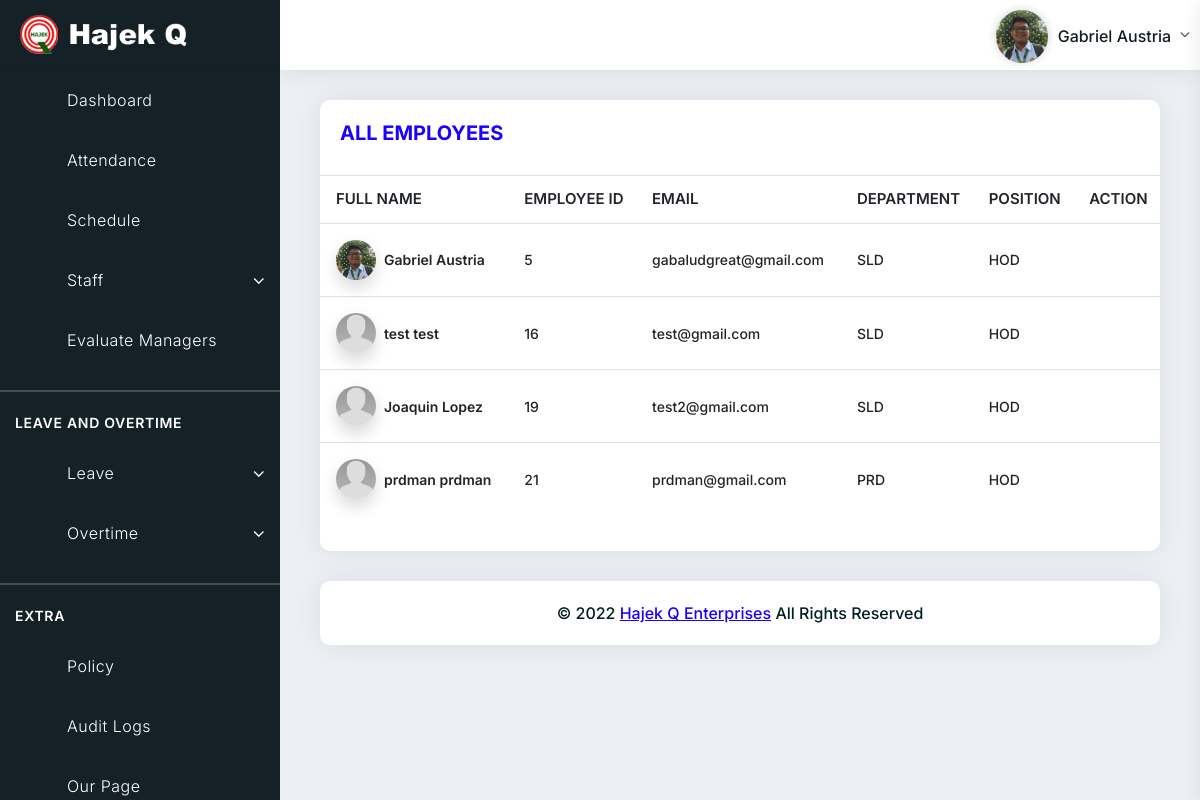
/admin/evaluation.php (signed in), run on the app's committed database.
### tables this page shows
CREATE TABLE `tblemployees` (
  `emp_id` int(11) NOT NULL,
  `qr_id` varchar(15) NOT NULL,
  `FirstName` varchar(150) NOT NULL,
  `LastName` varchar(150) NOT NULL,
  `EmailId` varchar(200) NOT NULL,
  `Password` varchar(180) NOT NULL,
  `Gender` varchar(100) NOT NULL,
  `Dob` varchar(100) NOT NULL,
  `Department` varchar(255) NOT NULL,
  `Address` varchar(255) NOT NULL,
  `Av_leave` varchar(150) NOT NULL,
  `Av_overtime` varchar(150) NOT NULL,
  `Phonenumber` char(11) NOT NULL,
  `Status` int(1) NOT NULL,
  `RegDate` timestamp NOT NULL DEFAULT current_timestamp(),
  `role` varchar(30) NOT NULL,
  `location` varchar(200) NOT NULL
);

### includes/session.php (called while the page is built, shortened)
<?php
$session_id=$_SESSION['alogin'];
?>

### admin/evaluation.php (the view, shortened to what this page needs)
<?php include('includes/header.php')?>
<?php include('../includes/session.php')?>
<body>
	<?php include('includes/navbar.php')?>
	<?php include('includes/left_sidebar.php')?>
	<div class="main-container">
		<div class="pd-ltr-20">
			<div class="card-box mb-30">
				<div class="pd-20">
						<h2 class="text-blue h4">ALL EMPLOYEES</h2>
					</div>
				<div class="pb-20">
					<table class="data-table table stripe hover nowrap">
						<thead>
							<tr>
								<th class="table-plus">FULL NAME</th>
								<th>EMPLOYEE ID</th>
								<th>EMAIL</th>
								<th>DEPARTMENT</th>
								<th>POSITION</th>
								<th class="datatable-nosort">ACTION</th>
							</tr>
						</thead>
						<tbody>
							<tr>
								 <?php
		                         $teacher_query = mysqli_query($conn,"select * from tblemployees LEFT JOIN tbldepartments ON tblemployees.Department = tbldepartments.DepartmentShortName where role = 'HOD' ORDER BY tblemployees.emp_id") or die(mysqli_error());
		                         while ($row = mysqli_fetch_array($teacher_query)) {
		                             ?>
								<td class="table-plus">
									<div class="name-avatar d-flex align-items-center">
										<div class="avatar mr-2 flex-shrink-0">
											<img src="<?php echo (!empty($row['location'])) ? '../uploads/'.$row['location'] : '../uploads/NO-IMAGE-AVAILABLE.jpg'; ?>" class="border-radius-100 shadow" width="40" height="40" alt="">
										</div>
										<div class="txt">
											<div class="weight-600"><?php echo $row['FirstName'] . " " . $row['LastName']; ?></div>
										</div>
									</div>
								</td>
								<td><?php echo $row['emp_id']; ?></td>
								<td><?php echo $row['EmailId']; ?></td>
	                            <td><?php echo $row['Department']; ?></td>
								<td><?php echo $row['role']; ?></td>
								<td>
									<div class="dropdown">
										<a class="btn btn-link font-24 p-0 line-height-1 no-arrow dropdown-toggle" href="#" role="button" data-toggle="dropdown">
											<i class="dw dw-more"></i>
										</a>
									</div>
								</td>
							</tr>
							<?php } ?>
						</tbody>
					</table>
			   </div>
			</div>
			<?php include('includes/footer.php'); ?>
		</div>
	</div>
</body>
</html>

### admin/includes/navbar.php (shortened to what this page needs)
<div class="header">
		<div class="header-left">
		</div>
		<div class="header-right">
			<div class="dashboard-setting user-notification">
				<div class="dropdown">
					<a class="dropdown-toggle no-arrow" href="javascript:;" data-toggle="right-sidebar">
						<i class="dw dw-settings2"></i>
					</a>
				</div>
			</div>
			<div class="user-info-dropdown">
				<div class="dropdown">
					<?php $query= mysqli_query($conn,"select * from tblemployees where emp_id = '$session_id'")or die(mysqli_error());
								$row = mysqli_fetch_array($query);
						?>
					<a class="dropdown-toggle" href="#" role="button" data-toggle="dropdown">
						<span class="user-icon">
							<img src="<?php echo (!empty($row['location'])) ? '../uploads/'.$row['location'] : '../uploads/NO-IMAGE-AVAILABLE.jpg'; ?>" alt="">
						</span>
						<span class="user-name"><?php echo $row['FirstName']. " " .$row['LastName']; ?></span>
					</a>
				</div>
			</div>
		</div>
	</div>

### data on the page
tblemployees: location (picture), FirstName "Gabriel", LastName "Austria", emp_id "5", EmailId "gabaludgreat@gmail.com", Department "SLD", role "HOD"
tblemployees: location (placeholder picture), FirstName "test", LastName "test", emp_id "16", EmailId "test@gmail.com", Department "SLD", role "HOD"
tblemployees: location (placeholder picture), FirstName "Joaquin", LastName "Lopez", emp_id "19", EmailId "test2@gmail.com", Department "SLD", role "HOD"
tblemployees: location (placeholder picture), FirstName "prdman", LastName "prdman", emp_id "21", EmailId "prdman@gmail.com", Department "PRD", role "HOD"
